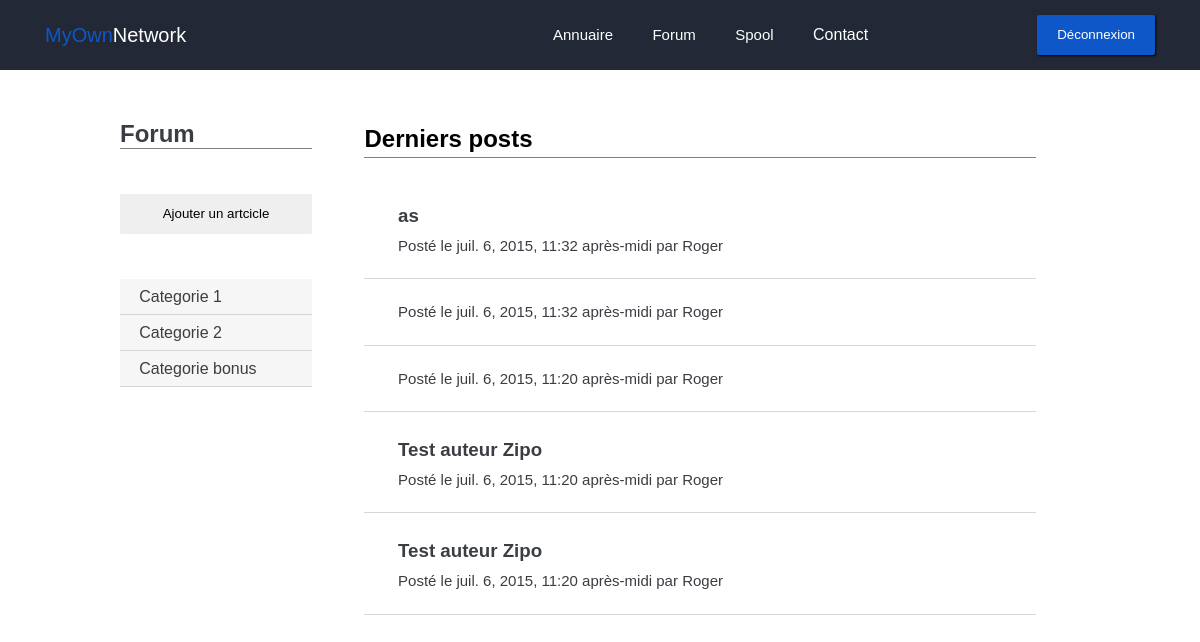
Page /forum/ (signed in) on the earlier database version.
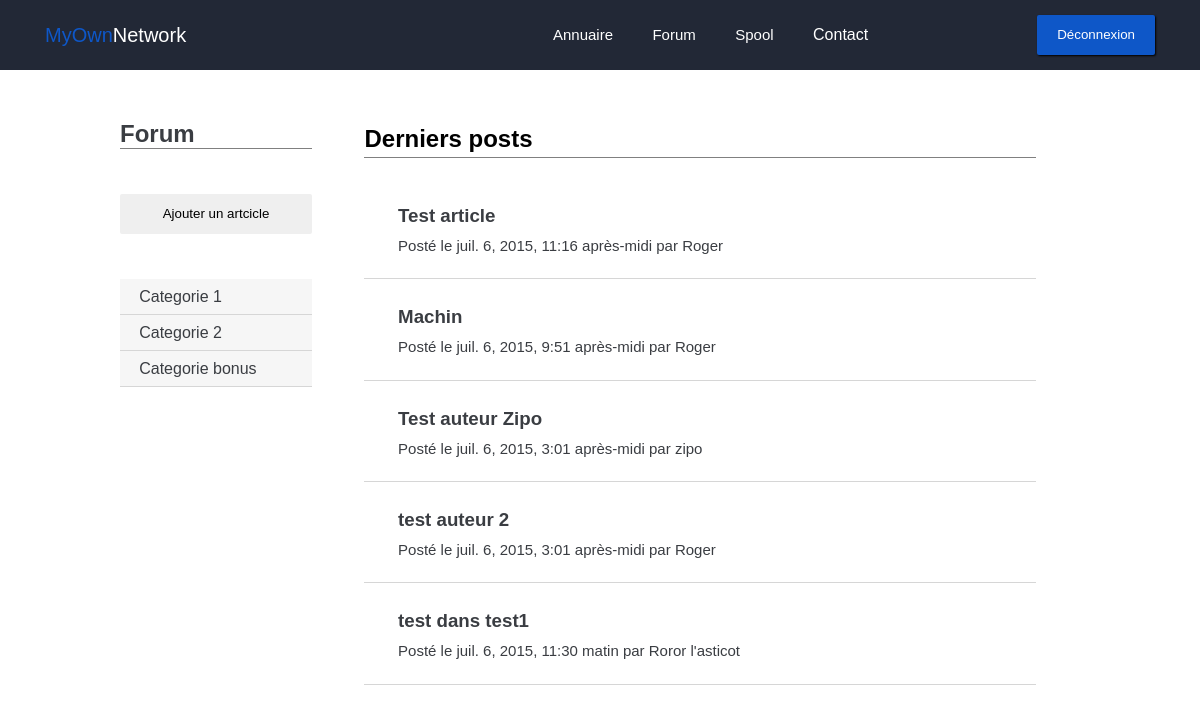
Same page on the later database version.
### forum/models.py (models this page shows, shortened)
class PostCategorie(models.Model):
    name = models.CharField(max_length=100)

class Post(models.Model):
    titre = models.CharField(max_length=150)
    auteur = models.CharField(max_length=100)
    date = models.DateTimeField(auto_now_add=True, verbose_name="Date de publication")
    categorie = models.ForeignKey('PostSsCategorie')

### forum/views.py (the view)
def home(request):
    if request.user.is_authenticated():
        categories = PostCategorie.objects.all()
        sscategories = PostSsCategorie.objects.all()
        posts = Post.objects.order_by('-date')[:5]
        return render(request, 'forum/index.html', locals())
    else:
        return render(request, 'intra/index.html')

### forum/templates/forum/index.html (shortened to what this page needs)
{% extends "base.html" %}
{% load i18n %}
{% load static %}
{% block staticfiles %}
	<link rel="stylesheet" href="{% static 'forum/css/style.css' %}">
{% endblock %}
{% block content %}
	<div class="forum">
		<div class="wrapper">
			<div class="forum_nav grey2">
				<h1>Forum</h1>
				<a href="{% url "forum.views.add_post" %}"><button class="btn">{% trans "Ajouter un artcicle" %}</button></a>
				<ul>
				{% for categorie in categories %}
				<a href="#" class="grey0Back" onclick="show_sscat('{{ categorie.id }}')"><li>{{ categorie.name }}</li></a>
				{% empty %}
				<p>Pas de catégorie</p>
				{% endfor %}
				</ul>
			</div>
			<div class="forum_content">
				<div class="forum_content__header">
					<h2>{% trans "Derniers posts" %}</h2>
				</div>
				<div class="forum_content__posts">
					<ul>
						{% for post in posts %}
						<a href="{% url 'forum.views.post' post.id %}">
							<li>
								<h3>{{ post.titre }}</h3>
								<p>{% trans "Posté le" %} {{ post.date }} {% trans "par" %} {{ post.auteur }}</p>
							</li>
						</a>
						{% empty %}
						<a href="#">
						  {% trans "Aucun post par ici.." %}
						</a>
						{% endfor %}
					</ul>
				</div>
			</div>
		</div>
	</div>
{% endblock %}

Differences in the rows shown:
removed Post: titre "as", date "juil. 6, 2015, 11:32 après-midi", auteur "Roger"
removed Post: date "juil. 6, 2015, 11:32 après-midi", auteur "Roger"
removed Post: date "juil. 6, 2015, 11:20 après-midi", auteur "Roger"
removed Post: titre "Test auteur Zipo", date "juil. 6, 2015, 11:20 après-midi", auteur "Roger"
removed Post: titre "Test auteur Zipo", date "juil. 6, 2015, 11:20 après-midi", auteur "Roger"
now on this page (row unchanged): Post: titre "Test article", date "juil. 6, 2015, 11:16 après-midi", auteur "Roger"
now on this page (row unchanged): Post: titre "Machin", date "juil. 6, 2015, 9:51 après-midi", auteur "Roger"
now on this page (row unchanged): Post: titre "Test auteur Zipo", date "juil. 6, 2015, 3:01 après-midi", auteur "zipo"
now on this page (row unchanged): Post: titre "test auteur 2", date "juil. 6, 2015, 3:01 après-midi", auteur "Roger"
now on this page (row unchanged): Post: titre "test dans test1", date "juil. 6, 2015, 11:30 matin", auteur "Roror l'asticot"
